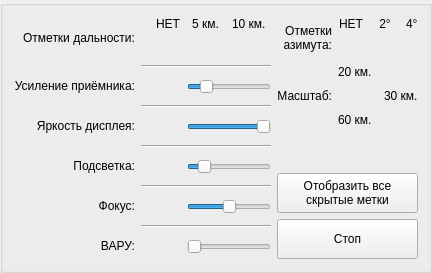
       <widget class="QGroupBox" name="SettingsRightTriangleLocator">
        <property name="sizePolicy">
         <sizepolicy hsizetype="Expanding" vsizetype="Fixed">
          <horstretch>0</horstretch>
          <verstretch>0</verstretch>
         </sizepolicy>
        </property>
        <property name="title">
         <string/>
        </property>
        <layout class="QGridLayout" name="gridLayout_30">
         <item row="0" column="0">
          <layout class="QGridLayout" name="LayoutSettingsRightTriangleLocator">
           <item row="0" column="0">
            <layout class="QGridLayout" name="LayoutSettingsRightTriangleLocatorButton">
             <item row="4" column="0" alignment="Qt::AlignRight|Qt::AlignVCenter">
              <widget class="QLabel" name="LabelRightBrightness">
               <property name="text">
                <string>Яркость дисплея:</string>
               </property>
               <property name="alignment">
                <set>Qt::AlignRight|Qt::AlignTrailing|Qt::AlignVCenter</set>
               </property>
              </widget>
             </item>
             <item row="10" column="0" alignment="Qt::AlignRight|Qt::AlignVCenter">
              <widget class="QLabel" name="LabelRightVARU">
               <property name="text">
                <string>ВАРУ:</string>
               </property>
               <property name="alignment">
                <set>Qt::AlignRight|Qt::AlignTrailing|Qt::AlignVCenter</set>
               </property>
              </widget>
             </item>
             <item row="2" column="0" alignment="Qt::AlignRight|Qt::AlignVCenter">
              <widget class="QLabel" name="LabelRightChangeTrashIntensity">
               <property name="text">
                <string>Усиление приёмника:</string>
               </property>
               <property name="alignment">
                <set>Qt::AlignRight|Qt::AlignTrailing|Qt::AlignVCenter</set>
               </property>
              </widget>
             </item>
             <item row="0" column="1">
              <layout class="QGridLayout" name="LayoutSettingsRightTriangleLocatorRange">
               <item row="0" column="0">
                <layout class="QGridLayout" name="LayoutSettingsRightTriangleLocatorRangeLabels">
                 <item row="0" column="0" alignment="Qt::AlignRight|Qt::AlignVCenter">
                  <widget class="QLabel" name="LabelRightRangeMarksNo">
                   <property name="sizePolicy">
                    <sizepolicy hsizetype="Fixed" vsizetype="Fixed">
                     <horstretch>0</horstretch>
                     <verstretch>0</verstretch>
                    </sizepolicy>
                   </property>
                   <property name="text">
                    <string>НЕТ</string>
                   </property>
                   <property name="alignment">
                    <set>Qt::AlignRight|Qt::AlignTrailing|Qt::AlignVCenter</set>
                   </property>
                  </widget>
                 </item>
                 <item row="0" column="1" alignment="Qt::AlignHCenter|Qt::AlignVCenter">
                  <widget class="QLabel" name="LabelRightRangeMarks5">
                   <property name="sizePolicy">
                    <sizepolicy hsizetype="Fixed" vsizetype="Fixed">
                     <horstretch>0</horstretch>
                     <verstretch>0</verstretch>
                    </sizepolicy>
                   </property>
                   <property name="text">
                    <string>5 км.</string>
                   </property>
                   <property name="alignment">
                    <set>Qt::AlignCenter</set>
                   </property>
                  </widget>
                 </item>
                 <item row="0" column="2" alignment="Qt::AlignLeft|Qt::AlignVCenter">
                  <widget class="QLabel" name="LabelRightRangeMarks10_2">
                   <property name="sizePolicy">
                    <sizepolicy hsizetype="Fixed" vsizetype="Fixed">
                     <horstretch>0</horstretch>
                     <verstretch>0</verstretch>
                    </sizepolicy>
                   </property>
                   <property name="text">
                    <string>10 км.</string>
                   </property>
                  </widget>
                 </item>
                </layout>
               </item>
               <item row="1" column="0" alignment="Qt::AlignHCenter|Qt::AlignVCenter">
                <widget class="QPushButton" name="SelectRightRangeMarks">
                 <property name="cursor">
                  <cursorShape>OpenHandCursor</cursorShape>
                 </property>
                 <property name="focusPolicy">
                  <enum>Qt::TabFocus</enum>
                 </property>
                 <property name="styleSheet">
                  <string notr="true">background-color: rgba(255, 255, 255, 0);</string>
                 </property>
                 <property name="text">
                  <string/>
                 </property>
                 <property name="icon">
                  <iconset>
                   <normaloff>:/buttons/knob</normaloff>:/buttons/knob</iconset>
                 </property>
                 <property name="iconSize">
                  <size>
                   <width>20</width>
                   <height>20</height>
                  </size>
                 </property>
                 <property name="flat">
                  <bool>true</bool>
                 </property>
                </widget>
               </item>
              </layout>
             </item>
             <item row="6" column="0" alignment="Qt::AlignRight|Qt::AlignVCenter">
              <widget class="QLabel" name="LabelRightDisplayLightning">
               <property name="text">
                <string>Подсветка:</string>
               </property>
               <property name="alignment">
                <set>Qt::AlignRight|Qt::AlignTrailing|Qt::AlignVCenter</set>
               </property>
              </widget>
             </item>
             <item row="1" column="1">
              <widget class="Line" name="LineRightSeparatorGroupRange">
               <property name="orientation">
                <enum>Qt::Horizontal</enum>
               </property>
              </widget>
             </item>
             <item row="5" column="1">
              <widget class="Line" name="LineRightSeparatorGroupBrightness">
               <property name="orientation">
                <enum>Qt::Horizontal</enum>
               </property>
              </widget>
             </item>
             <item row="7" column="1">
              <widget class="Line" name="LineRightSeparatorGroupLightning">
               <property name="orientation">
                <enum>Qt::Horizontal</enum>
               </property>
              </widget>
             </item>
             <item row="3" column="1">
              <widget class="Line" name="LineRightSeparatorGroupPassiveTrashIntensity">
               <property name="orientation">
                <enum>Qt::Horizontal</enum>
               </property>
              </widget>
             </item>
             <item row="6" column="1">
              <layout class="QGridLayout" name="LayoutSettingsRightTriangleLocatorLightning" columnstretch="0,3">
               <item row="0" column="0" alignment="Qt::AlignLeft|Qt::AlignVCenter">
                <widget class="QPushButton" name="ChangeRightLightningButton">
                 <property name="sizePolicy">
                  <sizepolicy hsizetype="Fixed" vsizetype="Fixed">
                   <horstretch>0</horstretch>
                   <verstretch>0</verstretch>
                  </sizepolicy>
                 </property>
                 <property name="cursor">
                  <cursorShape>OpenHandCursor</cursorShape>
                 </property>
                 <property name="focusPolicy">
                  <enum>Qt::TabFocus</enum>
                 </property>
                 <property name="styleSheet">
                  <string notr="true">background-color: rgba(255, 255, 255, 0);</string>
                 </property>
                 <property name="text">
                  <string/>
                 </property>
                 <property name="icon">
                  <iconset resource="Common.qrc">
                   <normaloff>:/buttons/reo_knob.png</normaloff>:/buttons/reo_knob.png</iconset>
                 </property>
                 <property name="iconSize">
                  <size>
                   <width>20</width>
                   <height>20</height>
                  </size>
                 </property>
                 <property name="flat">
                  <bool>true</bool>
                 </property>
                </widget>
               </item>
               <item row="0" column="1" alignment="Qt::AlignHCenter|Qt::AlignVCenter">
                <widget class="QSlider" name="ChangeRightLightning">
                 <property name="sizePolicy">
                  <sizepolicy hsizetype="Fixed" vsizetype="Fixed">
                   <horstretch>0</horstretch>
                   <verstretch>0</verstretch>
                  </sizepolicy>
                 </property>
                 <property name="cursor">
                  <cursorShape>OpenHandCursor</cursorShape>
                 </property>
                 <property name="maximum">
                  <number>100</number>
                 </property>
                 <property name="value">
                  <number>15</number>
                 </property>
                 <property name="orientation">
                  <enum>Qt::Horizontal</enum>
                 </property>
                </widget>
               </item>
              </layout>
             </item>
             <item row="10" column="1">
              <layout class="QGridLayout" name="LayoutSettingsRightTriangleLocatorVARU" columnstretch="0,3">
               <item row="0" column="0" alignment="Qt::AlignLeft|Qt::AlignVCenter">
                <widget class="QPushButton" name="ChangeRightVARUButton">
                 <property name="sizePolicy">
                  <sizepolicy hsizetype="Fixed" vsizetype="Fixed">
                   <horstretch>0</horstretch>
                   <verstretch>0</verstretch>
                  </sizepolicy>
                 </property>
                 <property name="cursor">
                  <cursorShape>OpenHandCursor</cursorShape>
                 </property>
                 <property name="focusPolicy">
                  <enum>Qt::TabFocus</enum>
                 </property>
                 <property name="styleSheet">
                  <string notr="true">background-color: rgba(255, 255, 255, 0);</string>
                 </property>
                 <property name="text">
                  <string/>
                 </property>
                 <property name="icon">
                  <iconset resource="Common.qrc">
                   <normaloff>:/buttons/reo_knob.png</normaloff>:/buttons/reo_knob.png</iconset>
                 </property>
                 <property name="iconSize">
                  <size>
                   <width>20</width>
                   <height>20</height>
                  </size>
                 </property>
                 <property name="flat">
                  <bool>true</bool>
                 </property>
                </widget>
               </item>
               <item row="0" column="1" alignment="Qt::AlignHCenter|Qt::AlignVCenter">
                <widget class="QSlider" name="ChangeRightVARU">
                 <property name="sizePolicy">
                  <sizepolicy hsizetype="Fixed" vsizetype="Fixed">
                   <horstretch>0</horstretch>
                   <verstretch>0</verstretch>
                  </sizepolicy>
                 </property>
                 <property name="cursor">
                  <cursorShape>OpenHandCursor</cursorShape>
                 </property>
                 <property name="maximum">
                  <number>200</number>
                 </property>
                 <property name="value">
                  <number>0</number>
                 </property>
                 <property name="orientation">
                  <enum>Qt::Horizontal</enum>
                 </property>
                </widget>
               </item>
              </layout>
             </item>
             <item row="2" column="1">
              <layout class="QGridLayout" name="LayoutSettingsRightTriangleLocatorTrashIntensity" columnstretch="0,0,3">
               <item row="0" column="2" alignment="Qt::AlignHCenter|Qt::AlignVCenter">
                <widget class="QSlider" name="ChangeRightTrashIntensity">
                 <property name="sizePolicy">
                  <sizepolicy hsizetype="Fixed" vsizetype="Fixed">
                   <horstretch>0</horstretch>
                   <verstretch>0</verstretch>
                  </sizepolicy>
                 </property>
                 <property name="cursor">
                  <cursorShape>OpenHandCursor</cursorShape>
                 </property>
                 <property name="maximum">
                  <number>30</number>
                 </property>
                 <property name="value">
                  <number>5</number>
                 </property>
                 <property name="orientation">
                  <enum>Qt::Horizontal</enum>
                 </property>
                </widget>
               </item>
               <item row="0" column="1" alignment="Qt::AlignLeft|Qt::AlignVCenter">
                <widget class="QPushButton" name="ChangeRightTrashIntensityButton">
                 <property name="sizePolicy">
                  <sizepolicy hsizetype="Fixed" vsizetype="Fixed">
                   <horstretch>0</horstretch>
                   <verstretch>0</verstretch>
                  </sizepolicy>
                 </property>
                 <property name="cursor">
                  <cursorShape>OpenHandCursor</cursorShape>
                 </property>
                 <property name="focusPolicy">
                  <enum>Qt::TabFocus</enum>
                 </property>
                 <property name="styleSheet">
                  <string notr="true">background-color: rgba(255, 255, 255, 0);</string>
                 </property>
                 <property name="text">
                  <string/>
                 </property>
                 <property name="icon">
                  <iconset resource="Common.qrc">
                   <normaloff>:/buttons/reo_knob.png</normaloff>:/buttons/reo_knob.png</iconset>
                 </property>
                 <property name="iconSize">
                  <size>
                   <width>20</width>
                   <height>20</height>
                  </size>
                 </property>
                 <property name="flat">
                  <bool>true</bool>
                 </property>
                </widget>
               </item>
              </layout>
             </item>
             <item row="0" column="0" alignment="Qt::AlignRight|Qt::AlignVCenter">
              <widget class="QLabel" name="LabelRightRangeMarks">
               <property name="text">
                <string>Отметки дальности:</string>
               </property>
               <property name="alignment">
                <set>Qt::AlignRight|Qt::AlignTrailing|Qt::AlignVCenter</set>
               </property>
              </widget>
             </item>
             <item row="8" column="1">
              <layout class="QGridLayout" name="LayoutSettingsRightTriangleLocatorFocus" columnstretch="0,3">
               <item row="0" column="1" alignment="Qt::AlignHCenter|Qt::AlignVCenter">
                <widget class="QSlider" name="ChangeRightFocus">
                 <property name="sizePolicy">
                  <sizepolicy hsizetype="Fixed" vsizetype="Fixed">
                   <horstretch>0</horstretch>
                   <verstretch>0</verstretch>
                  </sizepolicy>
                 </property>
                 <property name="cursor">
                  <cursorShape>OpenHandCursor</cursorShape>
                 </property>
                 <property name="minimum">
                  <number>-400</number>
                 </property>
                 <property name="maximum">
                  <number>400</number>
                 </property>
                 <property name="value">
                  <number>0</number>
                 </property>
                 <property name="orientation">
                  <enum>Qt::Horizontal</enum>
                 </property>
                </widget>
               </item>
               <item row="0" column="0" alignment="Qt::AlignLeft|Qt::AlignVCenter">
                <widget class="QPushButton" name="ChangeRightFocusButton">
                 <property name="sizePolicy">
                  <sizepolicy hsizetype="Fixed" vsizetype="Fixed">
                   <horstretch>0</horstretch>
                   <verstretch>0</verstretch>
                  </sizepolicy>
                 </property>
                 <property name="cursor">
                  <cursorShape>OpenHandCursor</cursorShape>
                 </property>
                 <property name="focusPolicy">
                  <enum>Qt::TabFocus</enum>
                 </property>
                 <property name="styleSheet">
                  <string notr="true">background-color: rgba(255, 255, 255, 0);</string>
                 </property>
                 <property name="text">
                  <string/>
                 </property>
                 <property name="icon">
                  <iconset resource="Common.qrc">
                   <normaloff>:/buttons/reo_knob.png</normaloff>:/buttons/reo_knob.png</iconset>
                 </property>
                 <property name="iconSize">
                  <size>
                   <width>20</width>
                   <height>20</height>
                  </size>
                 </property>
                 <property name="flat">
                  <bool>true</bool>
                 </property>
                </widget>
               </item>
              </layout>
             </item>
             <item row="8" column="0" alignment="Qt::AlignRight|Qt::AlignVCenter">
              <widget class="QLabel" name="LabelRightFocus">
               <property name="text">
                <string>Фокус:</string>
               </property>
               <property name="alignment">
                <set>Qt::AlignRight|Qt::AlignTrailing|Qt::AlignVCenter</set>
               </property>
              </widget>
             </item>
             <item row="4" column="1">
              <layout class="QGridLayout" name="LayoutSettingsRightTriangleLocatorBrightness" columnstretch="0,3">
               <item row="0" column="0" alignment="Qt::AlignLeft|Qt::AlignVCenter">
                <widget class="QPushButton" name="ChangeRightBrightnessButton">
                 <property name="sizePolicy">
                  <sizepolicy hsizetype="Fixed" vsizetype="Fixed">
                   <horstretch>0</horstretch>
                   <verstretch>0</verstretch>
                  </sizepolicy>
                 </property>
                 <property name="cursor">
                  <cursorShape>OpenHandCursor</cursorShape>
                 </property>
                 <property name="focusPolicy">
                  <enum>Qt::TabFocus</enum>
                 </property>
                 <property name="styleSheet">
                  <string notr="true">background-color: rgba(255, 255, 255, 0);</string>
                 </property>
                 <property name="text">
                  <string/>
                 </property>
                 <property name="icon">
                  <iconset resource="Common.qrc">
                   <normaloff>:/buttons/reo_knob.png</normaloff>:/buttons/reo_knob.png</iconset>
                 </property>
                 <property name="iconSize">
                  <size>
                   <width>20</width>
                   <height>20</height>
                  </size>
                 </property>
                 <property name="flat">
                  <bool>true</bool>
                 </property>
                </widget>
               </item>
               <item row="0" column="1" alignment="Qt::AlignHCenter|Qt::AlignVCenter">
                <widget class="QSlider" name="ChangeRightBrightness">
                 <property name="sizePolicy">
                  <sizepolicy hsizetype="Fixed" vsizetype="Fixed">
                   <horstretch>0</horstretch>
                   <verstretch>0</verstretch>
                  </sizepolicy>
                 </property>
                 <property name="cursor">
                  <cursorShape>OpenHandCursor</cursorShape>
                 </property>
                 <property name="maximum">
                  <number>100</number>
                 </property>
                 <property name="value">
                  <number>100</number>
                 </property>
                 <property name="orientation">
                  <enum>Qt::Horizontal</enum>
                 </property>
                </widget>
               </item>
              </layout>
             </item>
             <item row="9" column="1">
              <widget class="Line" name="LineRightSeparatorGroupFocus">
               <property name="orientation">
                <enum>Qt::Horizontal</enum>
               </property>
              </widget>
             </item>
            </layout>
           </item>
           <item row="0" column="1">
            <layout class="QGridLayout" name="LayoutSettingsRightTriangleLocatorAdvanced">
             <item row="0" column="0">
              <layout class="QGridLayout" name="LayoutSettingsRightTriangleLocatorScaleUnion">
               <item row="1" column="0" alignment="Qt::AlignRight|Qt::AlignVCenter">
                <widget class="QLabel" name="LabelRightScale">
                 <property name="text">
                  <string>Масштаб:</string>
                 </property>
                 <property name="alignment">
                  <set>Qt::AlignRight|Qt::AlignTrailing|Qt::AlignVCenter</set>
                 </property>
                </widget>
               </item>
               <item row="1" column="1">
                <layout class="QGridLayout" name="LayoutSettingsRightTriangleLocatorScale">
                 <item row="0" column="0" alignment="Qt::AlignLeft|Qt::AlignBottom">
                  <widget class="QLabel" name="LabelRightScale20">
                   <property name="text">
                    <string>20 км.</string>
                   </property>
                   <property name="alignment">
                    <set>Qt::AlignBottom|Qt::AlignLeading|Qt::AlignLeft</set>
                   </property>
                  </widget>
                 </item>
                 <item row="1" column="0">
                  <layout class="QGridLayout" name="LayoutSettingsRightTriangleLocatorLabels" columnstretch="0,3">
                   <item row="0" column="0" alignment="Qt::AlignLeft|Qt::AlignVCenter">
                    <widget class="QPushButton" name="SelectRightScale">
                     <property name="cursor">
                      <cursorShape>OpenHandCursor</cursorShape>
                     </property>
                     <property name="focusPolicy">
                      <enum>Qt::TabFocus</enum>
                     </property>
                     <property name="styleSheet">
                      <string notr="true">background-color: rgba(255, 255, 255, 0);</string>
                     </property>
                     <property name="text">
                      <string/>
                     </property>
                     <property name="icon">
                      <iconset resource="Common.qrc">
                       <normaloff>:/buttons/switch_up.png</normaloff>:/buttons/switch_up.png</iconset>
                     </property>
                     <property name="iconSize">
                      <size>
                       <width>20</width>
                       <height>20</height>
                      </size>
                     </property>
                     <property name="flat">
                      <bool>true</bool>
                     </property>
                    </widget>
                   </item>
                   <item row="0" column="1" alignment="Qt::AlignLeft|Qt::AlignVCenter">
                    <widget class="QLabel" name="LabelRightScale30">
                     <property name="text">
                      <string>30 км.</string>
                     </property>
                    </widget>
                   </item>
                  </layout>
                 </item>
                 <item row="2" column="0" alignment="Qt::AlignLeft|Qt::AlignTop">
                  <widget class="QLabel" name="LabelRightScale60">
                   <property name="text">
                    <string>60 км.</string>
                   </property>
                   <property name="alignment">
                    <set>Qt::AlignLeading|Qt::AlignLeft|Qt::AlignTop</set>
                   </property>
                  </widget>
                 </item>
                </layout>
               </item>
               <item row="0" column="0">
                <widget class="QLabel" name="LabelRightAzimuthMarks">
                 <property name="text">
                  <string>Отметки
азимута:</string>
                 </property>
                 <property name="alignment">
                  <set>Qt::AlignRight|Qt::AlignTrailing|Qt::AlignVCenter</set>
                 </property>
                </widget>
               </item>
               <item row="0" column="1">
                <layout class="QGridLayout" name="gridLayout_25">
                 <item row="1" column="0" alignment="Qt::AlignHCenter|Qt::AlignVCenter">
                  <widget class="QPushButton" name="SelectRightAzimuthMarks">
                   <property name="cursor">
                    <cursorShape>OpenHandCursor</cursorShape>
                   </property>
                   <property name="focusPolicy">
                    <enum>Qt::TabFocus</enum>
                   </property>
                   <property name="styleSheet">
                    <string notr="true">background-color: rgba(255, 255, 255, 0);</string>
                   </property>
                   <property name="text">
                    <string/>
                   </property>
                   <property name="icon">
                    <iconset>
                     <normaloff>:/buttons/knob</normaloff>:/buttons/knob</iconset>
                   </property>
                   <property name="iconSize">
                    <size>
                     <width>20</width>
                     <height>20</height>
                    </size>
                   </property>
                   <property name="flat">
                    <bool>true</bool>
                   </property>
                  </widget>
                 </item>
                 <item row="0" column="0">
                  <layout class="QGridLayout" name="gridLayout_26">
                   <item row="0" column="0" alignment="Qt::AlignRight|Qt::AlignVCenter">
                    <widget class="QLabel" name="LabelRightAzimuthMarksNo_4">
                     <property name="sizePolicy">
                      <sizepolicy hsizetype="Fixed" vsizetype="Fixed">
                       <horstretch>0</horstretch>
                       <verstretch>0</verstretch>
                      </sizepolicy>
                     </property>
                     <property name="text">
                      <string>НЕТ</string>
                     </property>
                     <property name="alignment">
                      <set>Qt::AlignRight|Qt::AlignTrailing|Qt::AlignVCenter</set>
                     </property>
                    </widget>
                   </item>
                   <item row="0" column="1" alignment="Qt::AlignRight|Qt::AlignVCenter">
                    <widget class="QLabel" name="LabelRightAzimuthMarks2">
                     <property name="sizePolicy">
                      <sizepolicy hsizetype="Fixed" vsizetype="Fixed">
                       <horstretch>0</horstretch>
                       <verstretch>0</verstretch>
                      </sizepolicy>
                     </property>
                     <property name="text">
                      <string>2°</string>
                     </property>
                     <property name="alignment">
                      <set>Qt::AlignCenter</set>
                     </property>
                    </widget>
                   </item>
                   <item row="0" column="2" alignment="Qt::AlignRight|Qt::AlignVCenter">
                    <widget class="QLabel" name="LabelRightAzimuthMarks4">
                     <property name="sizePolicy">
                      <sizepolicy hsizetype="Fixed" vsizetype="Fixed">
                       <horstretch>0</horstretch>
                       <verstretch>0</verstretch>
                      </sizepolicy>
                     </property>
                     <property name="text">
                      <string>4°</string>
                     </property>
                    </widget>
                   </item>
                  </layout>
                 </item>
                </layout>
               </item>
              </layout>
             </item>
             <item row="3" column="0">
              <widget class="QPushButton" name="ChangeRightState">
               <property name="sizePolicy">
                <sizepolicy hsizetype="Minimum" vsizetype="Minimum">
                 <horstretch>0</horstretch>
                 <verstretch>0</verstretch>
                </sizepolicy>
               </property>
               <property name="minimumSize">
                <size>
                 <width>0</width>
                 <height>40</height>
                </size>
               </property>
               <property name="cursor">
                <cursorShape>PointingHandCursor</cursorShape>
               </property>
               <property name="text">
                <string>Стоп</string>
               </property>
              </widget>
             </item>
             <item row="2" column="0">
              <widget class="QPushButton" name="ChangeRightViewStateAll">
               <property name="sizePolicy">
                <sizepolicy hsizetype="Minimum" vsizetype="Minimum">
                 <horstretch>0</horstretch>
                 <verstretch>0</verstretch>
                </sizepolicy>
               </property>
               <property name="minimumSize">
                <size>
                 <width>0</width>
                 <height>40</height>
                </size>
               </property>
               <property name="cursor">
                <cursorShape>PointingHandCursor</cursorShape>
               </property>
               <property name="text">
                <string>Отобразить все
скрытые метки</string>
               </property>
              </widget>
             </item>
             <item row="1" column="0">
              <spacer name="verticalSpacer_2">
               <property name="orientation">
                <enum>Qt::Vertical</enum>
               </property>
               <property name="sizeHint" stdset="0">
                <size>
                 <width>20</width>
                 <height>40</height>
                </size>
               </property>
              </spacer>
             </item>
            </layout>
           </item>
          </layout>
         </item>
        </layout>
       </widget>
